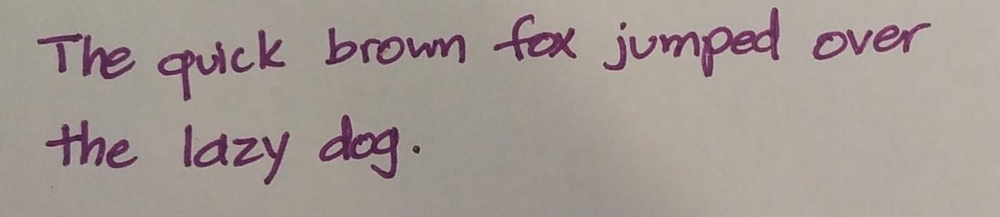
#> input picture handwritten_2.jpeg, 1000 x 217 px, shrunk from 1600 x 347 before the run
$ python main.py
#> lines starting #> are read from the running program, lines starting #| are printed output that depends on the picture
from PIL import Image
from scipy import stats
import numpy as np

img = Image.open("handwritten_2.jpeg")
#> img is the input picture: PIL image 1000x217 RGB; mean R, G, B 163.6, 152.6, 147.8
img = img.convert("L")
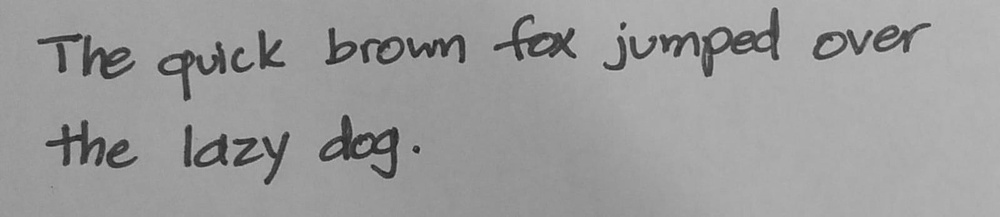
#> img: PIL image 1000x217 L; min 30, max 197, mean 155.4
# img.show()
img_numpy = np.array(img)

# Getting grayscale value of every pixel in image
x, y = (img_numpy > 0).nonzero()
data = img_numpy[x, y]

# Checking for the most common (grayscale) colour to be set as background
colour, count = stats.mode(data)
#> colour = 157; count = 13102

# Correcting text colour to be black
corrected = np.where(data < colour - 30, 0, data)

print(x[(corrected == 0)], y[(corrected == 0)])
#> (printed output is left out)
gamer = []

for i in range(len(x[(corrected == 0)])):
    if x[(corrected == 0)][i] + 1 not in x[(corrected == 0)]:
        print(x[(corrected == 0)][i])
        gamer.append(x[(corrected == 0)][i])
#> after the loop, gamer = [100, 100, 100, 184, 184, 184, 184, 187, 187]

# for i in range(len(data)):
#     print(img_numpy[x[(data < colour - 30)], y[(data < colour - 30)]])


testing = Image.open("handwritten_2.jpeg").convert("L")
pixels = testing.load()

count = 0
for i in range(img.size[0]):
    for j in gamer:
        print(f"iterating {count}")
        pixels[i, j] = 0
        count += 1
    count += 1
#> after the loop, count = 10000

# [11 lines of commented-out code are left out]
testing.show()
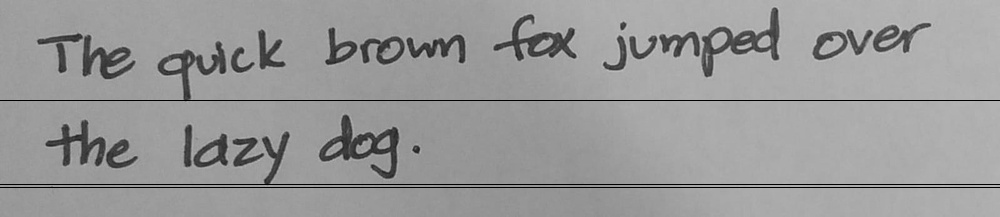
#> shown: PIL image 1000x217 L; min 0, max 197, mean 153.2

# for i in data:
#     if not colour - 30 < i:
#         testing
#         print(i)
